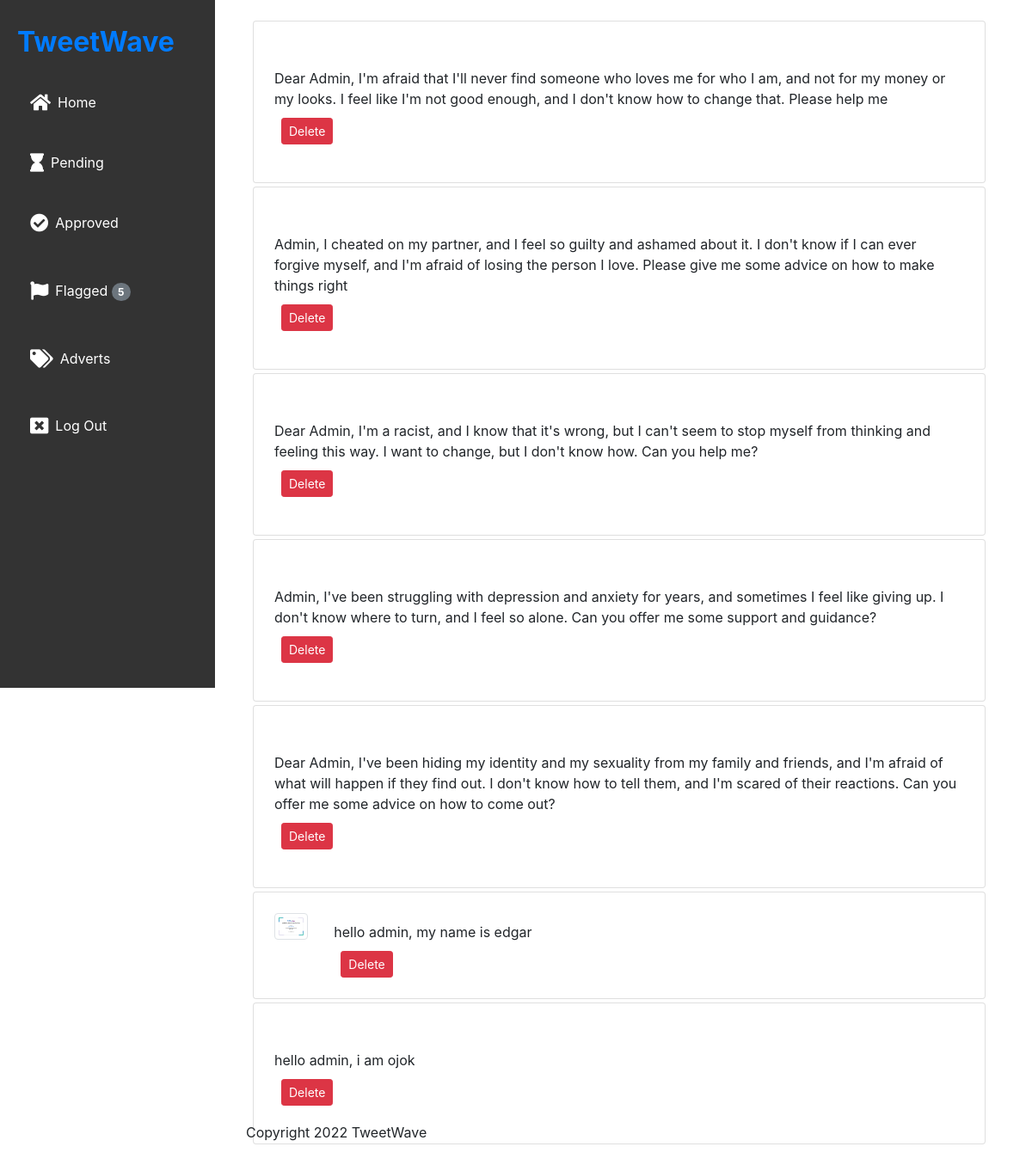
/mod/approved/ (signed in), run on the app's committed database.
### submission/models.py (models this page shows, shortened)
class Confession(models.Model):
    uuidField = models.UUIDField(default=uuid4)
    approved = models.BooleanField(default=False)
    text = models.TextField()
    flag = models.BooleanField(default=False)
    media = models.FileField(upload_to="mediaFiles", null=True, blank=True)

### moderator/views.py (the view)
# urls.py: path('approved/', views.approved, name='approved'),
@login_required()
def approved(request):
    confessions = Confession.objects.all().filter(approved=True)
    context = {'confessions': confessions, 'number': countFlags()}
    return render(request, 'moderator/approved.html', context)

### moderator/views.py (called while the page is built)
def countFlags():
    flags = Confession.objects.all().filter(flag=True)
    return len(flags)

### moderator/templates/moderator/approved.html (shortened to what this page needs)
{% extends 'moderator/base.html' %}
{% block content %}
{% for confession in confessions %}
{% if confession.media %}
<div class="card p-1 m-1">
    <div class="card-body">
        <div class="row">
            <div class="col-1">
                <img src="{{ confession.media.url }}" alt="My Image" width="100" height="100" class="img-thumbnail"
                    id="thumbnail">
            </div>
            <div class="col-11">
                {{ confession.text | linebreaks }}
                <div class="button-group btn-group">
                    <form action="{% url 'moderator:remove' confession.uuidField %}" method="POST" class="mx-2">
                        <button name="submit" class="btn btn-danger btn-sm">Delete</button>
                    </form>
                </div>
            </div>
        </div>
    </div>
</div>
{% else %}
<div class="card p-1 m-1">
    <p>
    <div class="card-body">
        {{ confession.text | linebreaks }}
        <div class="button-group btn-group">
            <form action="{% url 'moderator:remove' confession.uuidField %}" method="POST" class="mx-2">
                <button name="submit" class="btn btn-danger btn-sm">Delete</button>
            </form>
        </div>
    </div>
    </p>
</div>
{% endif %}
{% empty %}
<p>No pending confessions</p>
{% endfor %}
{% endblock content %}

### moderator/static/moderator/css/base.css (style rules this page uses)
p, ol, ul { margin: 10px 0; line-height: 1.5; }

### data on the page
Confession: text "Dear Admin, I'm afraid that I'll never find someone who loves me for who I am, and not for my money or my looks. I feel like I'm not good enough, and I don't know how to change that. Please help me"
Confession: text "Admin, I cheated on my partner, and I feel so guilty and ashamed about it. I don't know if I can ever forgive myself, and I'm afraid of losing the person I love. Please give me some advice on how to make things right"
Confession: text "Dear Admin, I'm a racist, and I know that it's wrong, but I can't seem to stop myself from thinking and feeling this way. I want to change, but I don't know how. Can you help me?"
Confession: text "Admin, I've been struggling with depression and anxiety for years, and sometimes I feel like giving up. I don't know where to turn, and I feel so alone. Can you offer me some support and guidance?"
Confession: text "Dear Admin, I've been hiding my identity and my sexuality from my family and friends, and I'm afraid of what will happen if they find out. I don't know how to tell them, and I'm scared of their reactions. Can you offer me some advice on how to come out?"
Confession: media (picture), text "hello admin, my name is edgar"
Confession: text "hello admin, i am ojok"

### other printed values
{{ number }} "5"
